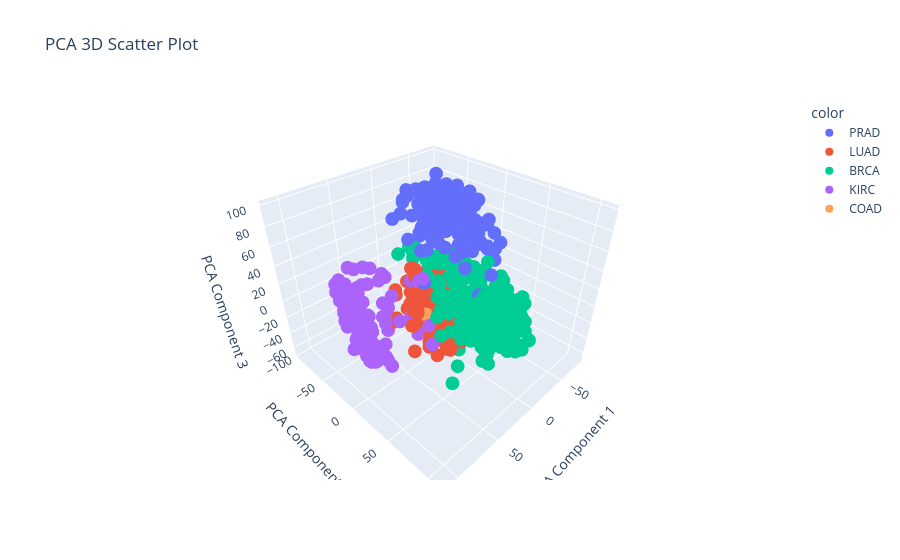

Notebook cell for this chart:
### Code cell
# Apply PCA to generate 3 principal components
pca = PCA(n_components=3)
pca_components = pca.fit_transform(gene_df_scaled)

# Plot the first three components
fig = px.scatter_3d(
    x=pca_components[:, 0],
    y=pca_components[:, 1],
    z=pca_components[:, 2],
    color=gene_df['Class'],
    title="PCA 3D Scatter Plot",
)


# Set labels
fig.update_layout(
    scene=dict(
        xaxis_title="PCA Component 1",
        yaxis_title="PCA Component 2",
        zaxis_title="PCA Component 3",
    )
)

# Show the plot
fig.show()

# Plot the first three components with labels as hue using Matplotlib
fig = plt.figure(figsize=(10, 7))
ax = fig.add_subplot(111, projection='3d')

# Scatter plot
scatter = ax.scatter(
    pca_components[:, 0],
    pca_components[:, 1],
    pca_components[:, 2],
    c=gene_df['Class'].astype('category').cat.codes,
    cmap='viridis'
)

# Set axis labels
ax.set_title("PCA 3D Scatter Plot")
ax.set_xlabel("PCA Component 1")
ax.set_ylabel("PCA Component 2")
ax.set_zlabel("PCA Component 3")

handles, _ = scatter.legend_elements()

# Create a legend
legend1 = ax.legend(handles, gene_df['Class'].astype(
    'category').cat.categories, title="Class")
ax.add_artist(legend1)

# Show the plot
plt.show()

### Figure 1 — Plotly figure (JSON) as saved in the notebook; plotly's stock layout.template omitted (floating-point values rounded to 4 significant figures; data arrays with more than 128 entries replaced by an {"elided": "..."} marker saying what was removed)
{"data": [{"hovertemplate": "color=PRAD<br>x=%{x}<br>y=%{y}<br>z=%{z}<extra></extra>", "legendgroup": "PRAD", "marker": {"color": "#636efa", "symbol": "circle"}, "mode": "markers", "name": "PRAD", "scene": "scene", "showlegend": true, "type": "scatter3d", "x": {"elided": "136 float values"}, "y": {"elided": "136 float values"}, "z": {"elided": "136 float values"}}, {"hovertemplate": "color=LUAD<br>x=%{x}<br>y=%{y}<br>z=%{z}<extra></extra>", "legendgroup": "LUAD", "marker": {"color": "#EF553B", "symbol": "circle"}, "mode": "markers", "name": "LUAD", "scene": "scene", "showlegend": true, "type": "scatter3d", "x": {"elided": "141 float values"}, "y": {"elided": "141 float values"}, "z": {"elided": "141 float values"}}, {"hovertemplate": "color=BRCA<br>x=%{x}<br>y=%{y}<br>z=%{z}<extra></extra>", "legendgroup": "BRCA", "marker": {"color": "#00cc96", "symbol": "circle"}, "mode": "markers", "name": "BRCA", "scene": "scene", "showlegend": true, "type": "scatter3d", "x": {"elided": "300 float values"}, "y": {"elided": "300 float values"}, "z": {"elided": "300 float values"}}, {"hovertemplate": "color=KIRC<br>x=%{x}<br>y=%{y}<br>z=%{z}<extra></extra>", "legendgroup": "KIRC", "marker": {"color": "#ab63fa", "symbol": "circle"}, "mode": "markers", "name": "KIRC", "scene": "scene", "showlegend": true, "type": "scatter3d", "x": {"elided": "146 float values"}, "y": {"elided": "146 float values"}, "z": {"elided": "146 float values"}}, {"hovertemplate": "color=COAD<br>x=%{x}<br>y=%{y}<br>z=%{z}<extra></extra>", "legendgroup": "COAD", "marker": {"color": "#FFA15A", "symbol": "circle"}, "mode": "markers", "name": "COAD", "scene": "scene", "showlegend": true, "type": "scatter3d", "x": [-50.47, -61.13, -73.91, -22.94, -50.98, -57.62, -56.19, -42.47, -58.4, -64.54, -57.99, -64.31, -62.81, -74.05, -66.59, -40.9, -48.16, 15.19, -22.77, -57.69, -44.32, -51.05, -70.71, -72.97, -73.68, -38.46, -25.4, -58.24, -55.9, -16.13, -60.99, -40.67, -72.59, -54.12, -58.95, -51.28, -33.2, -64.9, -36.25, -67.89, -75.1, -41.01, -54.21, -8.66, -48.96, -53.34, -57.82, -64.1, -21.93, -49.95, -42.53, -26.21, -46.64, -65.12, -67.45, -60.59, -68.07, -43.93, -67.5, -37.38, -46.75, -74.48, -13.2, -39.72, -70.71, -69.88, -66.19, -46.64, -58.93, -49.7, -28.41, 20.75, -51.46, -81.34, 9.44, -35.86, -21.2, 0.3614], "y": [-33.96, -37.78, -41.16, -12.86, -25.12, -45.5, -40.3, -35.63, -49.52, -64.65, -8.874, -48.49, -31.51, -34.4, -39.74, -31.59, -41.66, -20.3, 1.967, -19.77, -33.43, -47.14, -45.92, -52.91, -52.97, -31.62, -27.55, -26.24, -47.26, -5.789, -35.19, -39.53, -41.2, -27.35, -28.87, -37.22, -24.62, -29.41, -18.32, -71.56, -66.27, -36.76, -22.56, -45.6, -26.8, -26.27, -15.79, -71.58, -34.96, -32.21, -32.25, -26.24, -51.97, -30.4, -27.0, -25.2, -60.22, -10.94, -53.47, -12.07, -23.91, -58.09, -19.77, -17.08, -36.84, -52.28, -19.75, -35.67, -31.51, -21.96, -31.87, -2.258, -20.19, -35.97, -9.93, -5.616, -17.17, -14.63], "z": [-40.85, -40.14, -48.27, -51.55, -65.18, -38.79, -63.12, -40.51, -60.98, -49.17, -64.24, -51.13, -57.41, -57.54, -53.85, -48.46, -49.99, -16.0, -42.61, -39.08, -39.5, -46.96, -56.79, -41.55, -46.69, -61.3, -35.64, -35.75, -47.71, -42.27, -51.13, -53.33, -53.74, -58.72, -54.52, -35.33, -16.5, -46.18, -46.28, -60.47, -34.98, -45.47, -46.03, -34.25, -56.36, -61.45, -37.97, -52.23, -56.27, -25.48, -66.1, -38.11, -51.68, -50.73, -48.02, -55.47, -45.69, -66.45, -54.38, -52.91, -55.22, -57.88, -44.06, -60.58, -51.63, -45.88, -52.58, -47.22, -36.37, -49.69, -38.5, -15.19, -51.11, -56.84, -48.38, -46.05, -29.44, -20.5]}], "layout": {"legend": {"title": {"text": "color"}, "tracegroupgap": 0}, "scene": {"domain": {"x": [0, 1], "y": [0, 1]}, "xaxis": {"title": {"text": "PCA Component 1"}}, "yaxis": {"title": {"text": "PCA Component 2"}}, "zaxis": {"title": {"text": "PCA Component 3"}}}, "title": {"text": "PCA 3D Scatter Plot"}}}
